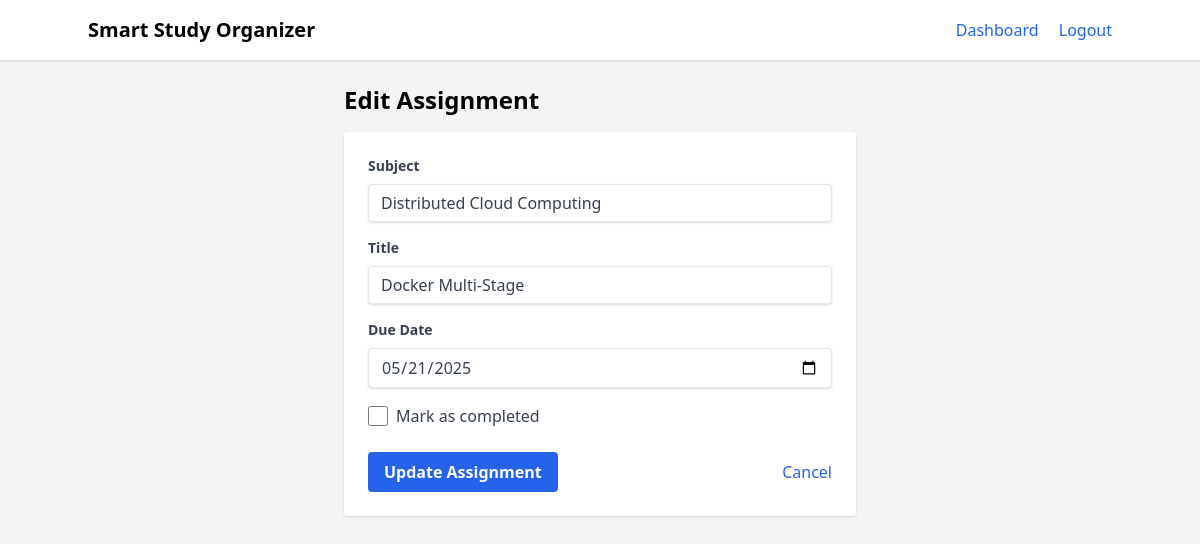
Screenshot of /assignments/edit/1 (signed in) with the database file from the repository.
### models.py (models this page shows)
class Assignment(db.Model):
    id = db.Column(db.Integer, primary_key=True)
    subject = db.Column(db.String(100), nullable=False)
    title = db.Column(db.String(100), nullable=False)
    due_date = db.Column(db.DateTime, nullable=False)
    completed = db.Column(db.Boolean, default=False)
    user_id = db.Column(db.Integer, db.ForeignKey('user.id'), nullable=False)

### blueprints/assignments.py (the view, shortened to what this page needs)
@assignments_bp.route('/assignments/edit/<int:assignment_id>', methods=['GET', 'POST'])
@login_required
def edit_assignment(assignment_id):
    assignment = Assignment.query.get_or_404(assignment_id)
    if assignment.user_id != current_user.id:
        flash('You do not have permission to edit this assignment.', 'danger')
        return redirect(url_for('assignments.assignments'))
    return render_template('edit_assignment.html', assignment=assignment)

### extensions.py (called while the page is built)
@login_manager.user_loader
def load_user(user_id):
    from models import User
    return User.query.get(int(user_id))

### templates/edit_assignment.html (shortened to what this page needs)
<!DOCTYPE html>
<html lang="en">
<head>
    <link href="https://cdn.jsdelivr.net/npm/tailwindcss@2.2.19/dist/tailwind.min.css" rel="stylesheet" />
</head>
<body class="bg-gray-100 min-h-screen">
    <nav class="bg-white shadow p-4">
        <div class="container mx-auto flex justify-between items-center">
            <h1 class="text-xl font-bold">Smart Study Organizer</h1>
            <div class="space-x-4">
                <a href="{{ url_for('dashboard.dashboard') }}" class="text-blue-600 hover:underline">Dashboard</a>
                <a href="{{ url_for('auth.logout') }}" class="text-blue-600 hover:underline">Logout</a>
            </div>
        </div>
    </nav>
    <main class="container mx-auto p-6">
        <div class="max-w-lg mx-auto">
            <h2 class="text-2xl font-semibold mb-4">Edit Assignment</h2>
            <form method="POST" action="{{ url_for('assignments.edit_assignment', assignment_id=assignment.id) }}" class="bg-white shadow rounded p-6">
                <div class="mb-4">
                    <label class="block text-gray-700 text-sm font-bold mb-2" for="subject">
                        Subject
                    </label>
                    <input class="shadow appearance-none border rounded w-full py-2 px-3 text-gray-700 leading-tight focus:outline-none focus:shadow-outline"
                           id="subject"
                           name="subject"
                           type="text"
                           required
                           value="{{ assignment.subject }}"
                           placeholder="Enter subject name">
                </div>
                <div class="mb-4">
                    <label class="block text-gray-700 text-sm font-bold mb-2" for="title">
                        Title
                    </label>
                    <input class="shadow appearance-none border rounded w-full py-2 px-3 text-gray-700 leading-tight focus:outline-none focus:shadow-outline"
                           id="title"
                           name="title"
                           type="text"
                           required
                           value="{{ assignment.title }}"
                           placeholder="Enter assignment title">
                </div>
                <div class="mb-4">
                    <label class="block text-gray-700 text-sm font-bold mb-2" for="due_date">
                        Due Date
                    </label>
                    <input class="shadow appearance-none border rounded w-full py-2 px-3 text-gray-700 leading-tight focus:outline-none focus:shadow-outline"
                           id="due_date"
                           name="due_date"
                           type="date"
                           required
                           value="{{ assignment.due_date.strftime('%Y-%m-%d') }}">
                </div>
                <div class="mb-6">
                    <label class="flex items-center">
                        <input type="checkbox"
                               name="completed"
                               class="form-checkbox h-5 w-5 text-blue-600"
                               {% if assignment.completed %}checked{% endif %}>
                        <span class="ml-2 text-gray-700">Mark as completed</span>
                    </label>
                </div>
                <div class="flex items-center justify-between">
                    <button class="bg-blue-600 hover:bg-blue-700 text-white font-bold py-2 px-4 rounded focus:outline-none focus:shadow-outline"
                            type="submit">
                        Update Assignment
                    </button>
                    <a href="{{ url_for('assignments.assignments') }}"
                       class="text-blue-600 hover:underline">
                        Cancel
                    </a>
                </div>
            </form>
        </div>
    </main>
</body>
</html>

### rows the page displays
Assignment: subject "Distributed Cloud Computing", title "Docker Multi-Stage", due_date "05/21/2025"
